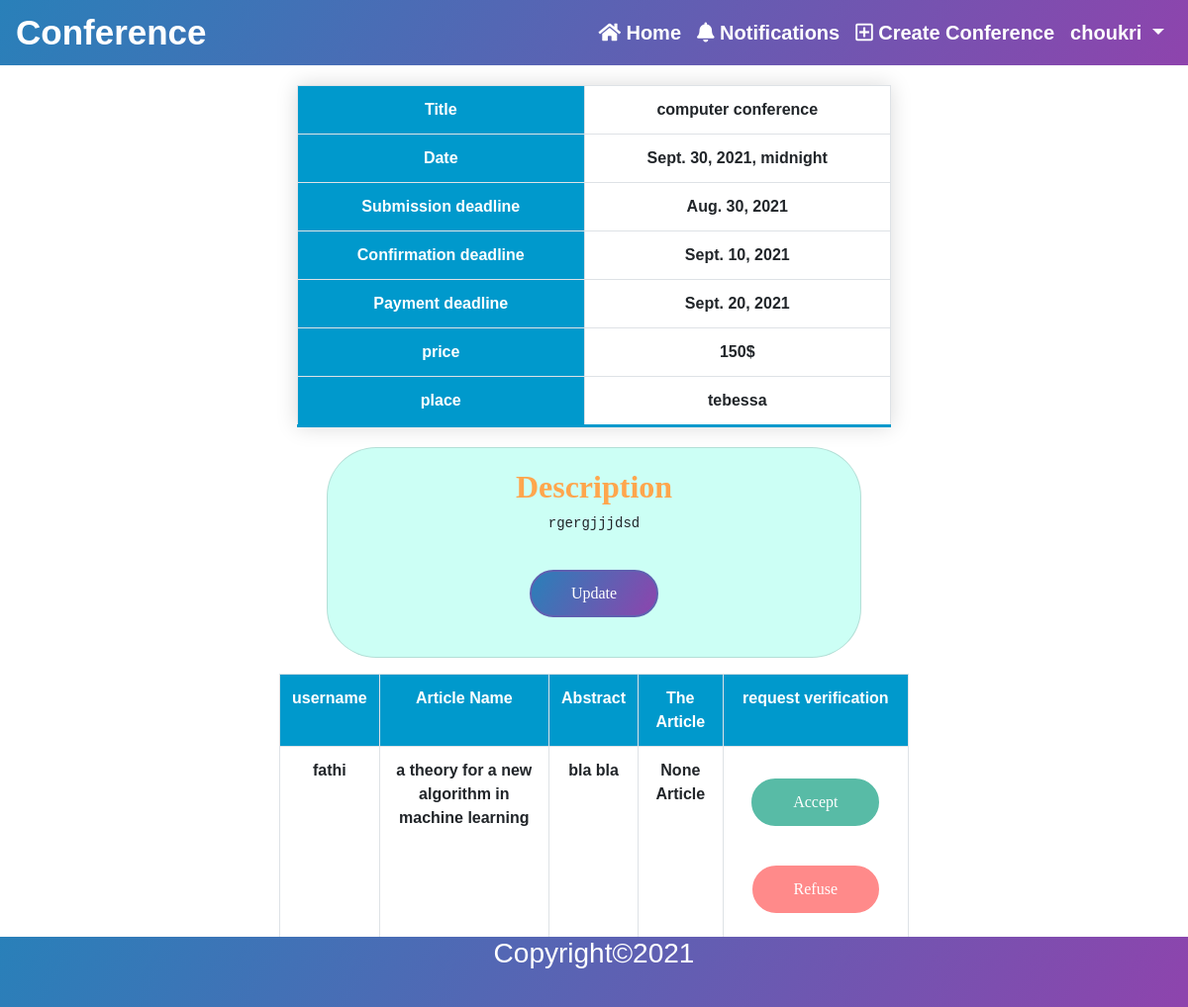
The page /conference/1/ (signed in) on the database its author committed.
### accounts/models.py (models this page shows, shortened)
class User(AbstractBaseUser):
    email = models.EmailField(verbose_name="email", max_length=254, unique=True)
    username = models.CharField(max_length=50, unique=True)
    first_name = models.CharField(max_length=20)
    last_name = models.CharField(max_length=20)
    date_joined = models.DateTimeField(verbose_name="join date", auto_now_add=True)
    last_login = models.DateTimeField(verbose_name="last login", auto_now=True)
    is_active = models.BooleanField(default=True)
    is_staff = models.BooleanField(default=False)
    is_admin = models.BooleanField(default=False)
    is_superuser = models.BooleanField(default=False)
    USERNAME_FIELD = 'email'
    REQUIRED_FIELDS = ['username', 'first_name', 'last_name']
    objects = UserManager()
    def __str__(self):
        return self.username

### conferences/models.py (models this page shows, shortened)
class Conference(models.Model):
    title = models.CharField(max_length=50)
    description = models.TextField(verbose_name='description')
    place = models.CharField(max_length=50)
    created_date = models.DateTimeField(auto_now_add=True)
    date = models.DateTimeField()
    submission_deadline = models.DateField()
    confirmation_deadline = models.DateField(null=True, blank=True)
    payment_deadline = models.DateField(null=True, blank=True)
    price = models.CharField(max_length=20, null=True, blank=True)
    organizer = models.ForeignKey(User, on_delete=models.RESTRICT)
    def can_confirm(self):
        if timezone.now().date() <= self.submission_deadline or timezone.now().date() > self.confirmation_deadline:
            return False
        return True

class Submission(models.Model):
    STATUS = (
        (0, 'waiting'),
        (1, 'accepted'),
        (2, 'refused'),
        (3, 'confirmed'),
    )
    first_name = models.CharField(max_length=20)
    last_name = models.CharField(max_length=20)
    email = models.EmailField(verbose_name="email", max_length=254, unique=False)
    article_name = models.CharField(max_length=100)
    abstract = models.TextField(verbose_name='abstract')
    article = models.FileField(null=True, blank=True, upload_to='files')
    authors = models.ManyToManyField(Author, related_name='article_authors', null=True, blank=True)
    status = models.IntegerField(choices=STATUS, default=0)
    demand_date = models.DateTimeField(auto_now_add=True)
    user = models.ForeignKey(User, on_delete=models.CASCADE)
    conference = models.ForeignKey(Conference, on_delete=models.CASCADE)

### conferences/views.py (the view)
class ConferenceView(generic.DetailView):
    model = Conference
    pk_url_kwarg = 'pk'
    def get_context_data(self, **kwargs):
        context = super().get_context_data(**kwargs)
        context['submission_list'] = Submission.objects.filter(conference=self.kwargs['pk'])
        return context

### conferences/templates/conferences/conference.html (shortened to what this page needs)
{% extends 'base.html' %}
{% load humanize %}
{% block content %}
    <table class="table table-bordered" id="table" align="center">
        <tr>
            <th>Title</th>
            <td>{{ conference.title }}</td>
        </tr>
        <tr >
            <th>Date</th>
            <td>{{ conference.date }}</td>
        </tr>
        <tr>
            <th>Submission deadline</th>
            <td>{{ conference.submission_deadline }}</td>
        </tr>
        <tr>
            <th>Confirmation deadline</th>
            <td>{{ conference.confirmation_deadline }}</td>
        </tr>
        <tr>
            <th>Payment deadline</th>
            <td>{{ conference.payment_deadline }}</td>
        </tr>
        <tr>
            <th>price</th>
            <td>{{ conference.price }}</td>
        </tr>
        <tr>
            <th>place</th>
            <td>{{ conference.place }}</td>
        </tr>
    </table>
    <div class="card mb-3" style="max-width: 540px;" id="container">
        <div class="row no-gutters">
            <div class="col-md-12">
                <div class="card-body text-center">
                    <h2 class="descreption" > Description </h2>
                    <pre>{{ conference.description }}</pre>
                    {% if conference.organizer != request.user %}
                        {% if conference.can_submit %}
                            <a href="{% url 'submission_create' conference.pk %}" class="btn btn">Submit</a>
                        {% endif %}
                    {% else %}
                        <a href="{% url 'conference_update' conference.pk %}" class="btn btn">Update</a>
                    {% endif %}
                </div>
            </div>
        </div>
    </div>
    {% if request.user == conference.organizer %}
        <table class="table table-bordered"  align="center" id="users"  >
            <tr>
                <th>username</th>
                <th>Article Name</th>
                <th>Abstract</th>
                <th>The Article</th>
                <th>request verification</th>
            </tr>
            {% for submission in submission_list %}
                <tr>
                    <td>{{ submission.user }}</td>
                    <td>{{ submission.article_name }}</td>
                    <td>{{ submission.abstract }}</td>
                    <td>
                        {% if submission.article %}
                            <a href="{{ submission.article.url }}" download="{{ submission.article.url }}">Download</a>
                        {% else %}
                            None Article
                        {% endif %}
                    </td>
                    <td>
                        <a href="{% url 'submission_accepted' submission.pk %}" class="btn btn0 {% if not conference.can_confirm %}disabled{% endif %}"> Accept </a>
                        <a href="{% url 'submission_refused' submission.pk %}" class="btn btn1 {% if not conference.can_confirm %}disabled{% endif %}"> Refuse </a>
                    </td>
                </tr>
            {% endfor %}
        </table>
    {% endif %}
{% endblock %}

### templates/includes/nav.html (shortened to what this page needs)
<nav class="navbar navbar-expand-lg navbar-light sticky-top" >
    <a href="{% url 'home' %}"id="home">Conference</a>
    <div class="collapse navbar-collapse" id="navbarNavDropdown">
        <ul class="navbar-nav ml-auto ">
            <li class="nav-item ">
                <a href="{% url 'home' %}" class="nav-link">
                    <i class="fa fa-home"></i> Home
                </a>
            </li>
            {% if user.is_authenticated %}
                <li class="nav-item " >
                    <a href="{% url 'notifications' %}" class="nav-link "  >
                        <i class="fas fa-bell"></i> Notifications
                    </a>
                </li>
                <li class="nav-item ">
                    <a href="{% url 'conference_create' %}" class="nav-link" >
                        <i class="far fa-plus-square"></i> Create Conference
                    </a>
                </li>
                <div class="dropdown" >
                    <li class="nav-item " >
                        <a href="#" class=" nav-link  dropdown-toggle"
                           role="button" id="dropdownMenuLink"
                           data-toggle="dropdown" aria-haspopup="true" aria-expanded="false" >
                            {{user.username}}
                        </a>
                    </li>
                </div>
            {% endif %}
        </ul>
    </div>
</nav>

### static/css/nav.css (style rules this page uses)
#home { font-size:35px; font-weight: bold; color: #fff; padding-left: 0; line-height: 50px; text-decoration: none; }
.navbar-light { background: linear-gradient(120deg,#2980b9,#8e44ad); }
nav ul li a { color: white !important; line-height: 20px; text-decoration: none; font-size: 20px; padding-bottom: 10px; font-weight: bold; }

### static/css/details.css (style rules this page uses)
#table { width: 50%; margin-top: 20px; box-shadow: 0 0 20px rgba(0, 0, 0, 0.15); text-align: center; }
th { background-color: #0099cc; color: white; font-weight: bold; }
tr:last-of-type { border-bottom: 3px solid #0099cc; }
td { font-weight: bold; }
#users { width: 53%; text-align: center; }
.btn.btn1 { background: #ff4d4d; border: 2px solid #ff4d4d ; }
.btn.btn0 { background: #009878; border: 2px solid #009878 ; }
.descreption { text-align: center; font-weight: bold; font-family: cursive; color: #ffa64d; }

### static/css/home.css (style rules this page uses)
* { font-family: sans-serif; }
#container { background-color: #ccfff5; margin: auto; margin-top: 20px; border-radius: 50px; }
a.btn { border: 1px; margin: 20px auto; background: linear-gradient(120deg,#2980b9,#8e44ad); text-align: center; border: 2px solid #5F5FB0; padding: 10px 40px; border-radius: 25px; outline: none; color: white; transition: 0.20s; cursor: pointer; transition: 0.25s; font-family: cursive; outline: none; }

### rows shown on the page
User: username "choukri"
Conference: title "computer conference", date "Sept. 30, 2021, midnight", submission_deadline "Aug. 30, 2021", confirmation_deadline "Sept. 10, 2021", payment_deadline "Sept. 20, 2021", price "150$", place "tebessa", description "rgergjjjdsd"
Submission: user "fathi", article_name "a theory for a new algorithm in machine learning", abstract "bla bla", article "None Article"
